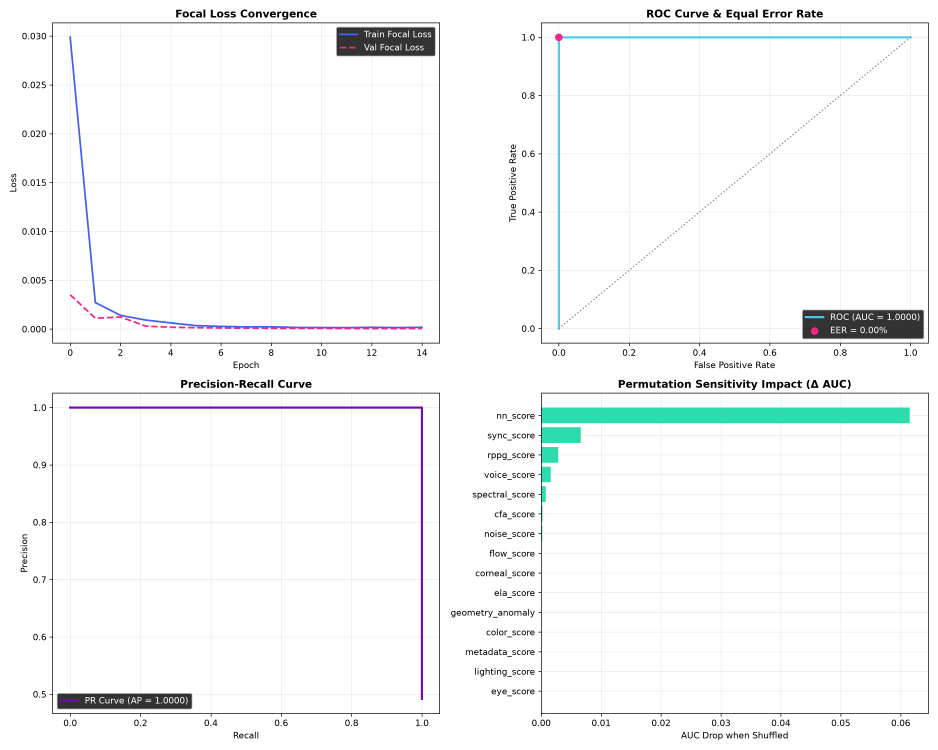
#> input picture backend/weights/ensemble_training_report.png, 3750 x 3000 px (shown at 1/4 size)
$ python -i color_analysis.py   (imports and definitions only)
#> lines starting #> are read from the running program, lines starting #| are printed output that depends on the picture
### backend/pipeline/image_utils.py
import os
import cv2
import io
import threading
import numpy as np

_figure_lock = threading.RLock()

def save_optimized_image(path: str, img, max_dim: int = 720, quality: int = 80):
    """
    Saves an image optimized for web transmission on bandwidth-constrained hosts
    (such as Hugging Face Spaces free tier).
    - Downscales images larger than max_dim (720px) using high-quality area interpolation.
    - Encodes with optimized JPEG compression (quality 80).
    - Actual file size depends on image content.
    """
    if img is None or not isinstance(img, np.ndarray) or img.ndim not in (2, 3) or img.size == 0:
        raise ValueError("Image must be a nonempty array")
    if max_dim <= 0:
        raise ValueError("max_dim must be positive")
    path = os.fspath(path)

    # Ensure directory exists
    dir_name = os.path.dirname(path)
    if dir_name:
        os.makedirs(dir_name, exist_ok=True)

    # Downsample if dimension exceeds max_dim
    h, w = img.shape[:2]
    if max(h, w) > max_dim:
        scale = max_dim / float(max(h, w))
        new_w = max(1, int(w * scale))
        new_h = max(1, int(h * scale))
        img_resized = cv2.resize(img, (new_w, new_h), interpolation=cv2.INTER_AREA)
    else:
        img_resized = img

    ext = os.path.splitext(path)[1].lower()
    if ext in ['.jpg', '.jpeg']:
        success = cv2.imwrite(path, img_resized, [
            int(cv2.IMWRITE_JPEG_QUALITY), quality,
            int(cv2.IMWRITE_JPEG_OPTIMIZE), 1
        ])
    elif ext == '.png':
        success = cv2.imwrite(path, img_resized, [int(cv2.IMWRITE_PNG_COMPRESSION), 7])
    elif ext == '.webp':
        success = cv2.imwrite(path, img_resized, [int(cv2.IMWRITE_WEBP_QUALITY), quality])
    else:
        success = cv2.imwrite(path, img_resized)

    if not success:
        raise OSError(f"Could not save image: {path}")
    return path


# [7 lines left out: function save_optimized_figure, not called in this run]

### backend/pipeline/color_analysis.py
import numpy as np
import cv2
import os
from pipeline.image_utils import save_optimized_image

def analyze_chrominance(image_rgb, output_dir, prefix="color", quality_multiplier=1.0):
    """
    Analyzes the image across multiple color spaces: YCbCr, HSV, and LAB.
    These whole-image statistics describe color diversity, not skin physiology.
    """
#> called with output_dir = 'out.png', prefix = 'color', quality_multiplier = 1
    if (min(image_rgb.shape[:2]) < 8 or not np.any(np.ptp(image_rgb, axis=(0, 1)))
            or np.ptp(image_rgb, axis=2).max() == 0
            or not np.isfinite(quality_multiplier) or quality_multiplier <= 0):
        return {"color_anomaly_score": 0.5, "available": False, "score_kind": "heuristic", "score_calibrated": False,
                "warnings": ["Insufficient color/spatial variation, image size, or valid quality factor for chrominance analysis."]}
    os.makedirs(output_dir, exist_ok=True)

    # 1. YCrCb Analysis (Standard Chrominance)
    ycrcb = cv2.cvtColor(image_rgb, cv2.COLOR_RGB2YCrCb)
#> ycrcb: shape (3000, 3750, 3); mean of channels 0, 1, 2 247.1, 127.2, 128.4
    y, cr, cb = cv2.split(ycrcb)

    # Visualizations for Cb and Cr
    constant_y = np.full_like(y, 128)
    cb_vis = cv2.merge([constant_y, np.full_like(cr, 128), cb])
#> cb_vis: shape (3000, 3750, 3); mean of channels 0, 1, 2 128, 128, 128.4
    cb_vis_rgb = cv2.cvtColor(cb_vis, cv2.COLOR_YCrCb2RGB)
    cr_vis = cv2.merge([constant_y, cr, np.full_like(cb, 128)])
#> cr_vis: shape (3000, 3750, 3); mean of channels 0, 1, 2 128, 127.2, 128
    cr_vis_rgb = cv2.cvtColor(cr_vis, cv2.COLOR_YCrCb2RGB)
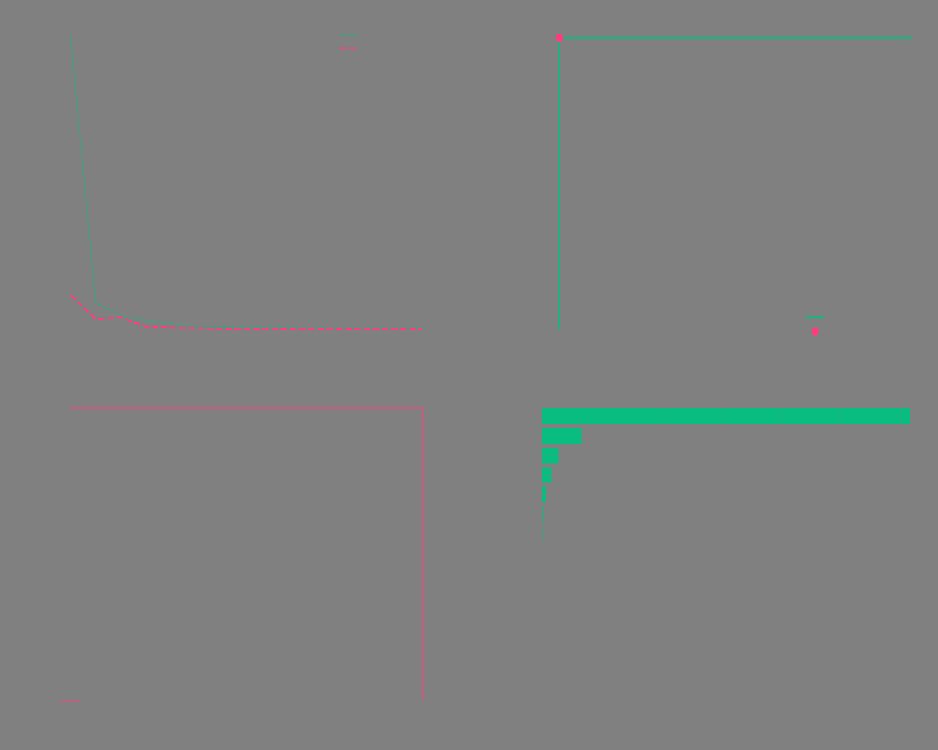
#> cr_vis_rgb: shape (3000, 3750, 3) (shown at 1/4 size); mean R, G, B 126.8, 128.6, 128

    cb_path = os.path.join(output_dir, f"{prefix}_cb_map.jpg")
    cr_path = os.path.join(output_dir, f"{prefix}_cr_map.jpg")

    image_bgr = cv2.cvtColor(image_rgb, cv2.COLOR_RGB2BGR)
#> image_bgr is the input picture: shape (3000, 3750, 3); mean B, G, R 247.8, 247.5, 245.9
    blended_cb = cv2.addWeighted(image_bgr, 0.4, cv2.cvtColor(cb_vis_rgb, cv2.COLOR_RGB2BGR), 0.8, 0)
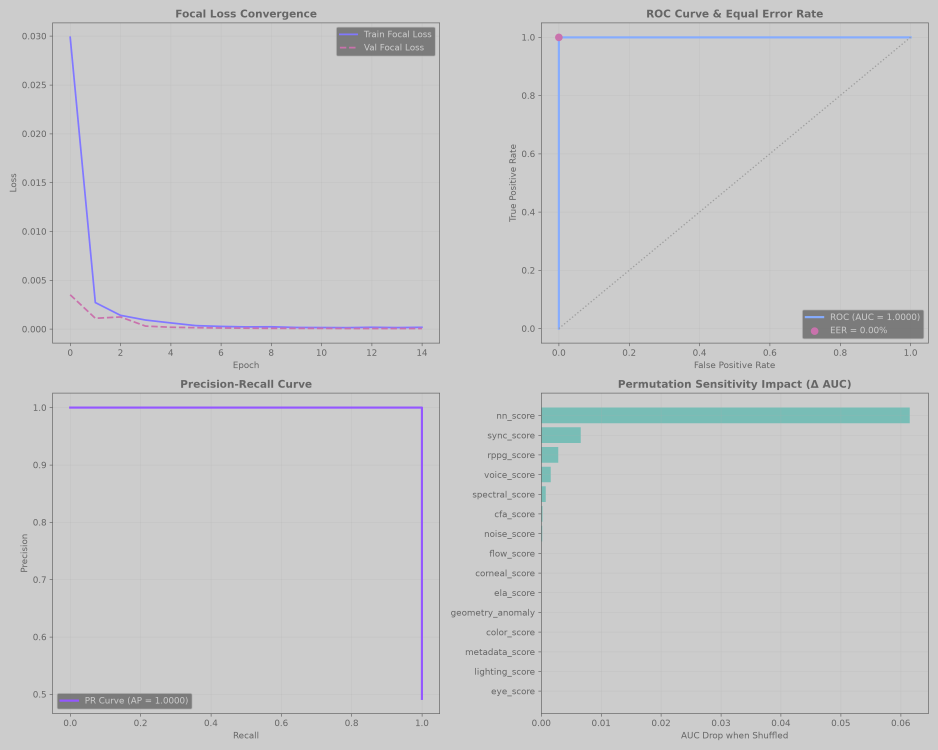
#> blended_cb: shape (3000, 3750, 3) (shown at 1/4 size); mean B, G, R 201.6, 200.9, 200.4
    blended_cr = cv2.addWeighted(image_bgr, 0.4, cv2.cvtColor(cr_vis_rgb, cv2.COLOR_RGB2BGR), 0.8, 0)

    save_optimized_image(cb_path, blended_cb)
    save_optimized_image(cr_path, blended_cr)

    # 2. HSV Analysis (Saturation/Vibrancy Variance)
    hsv = cv2.cvtColor(image_rgb, cv2.COLOR_RGB2HSV)
#> hsv: shape (3000, 3750, 3); mean H, S, V 1.7, 3.3, 248.3
    h, s, v = cv2.split(hsv)
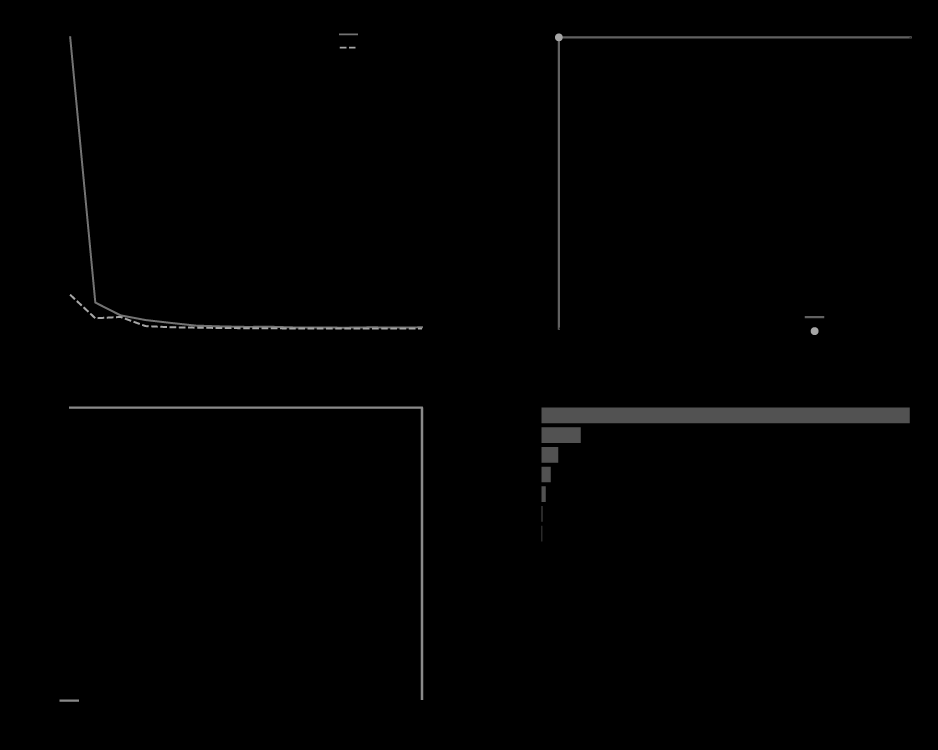
#> h: shape (3000, 3750) (shown at 1/4 size); min 0, max 173, mean 1.7

    # Create Saturation heatmap (Viridis colormap)
    s_vis = cv2.applyColorMap(s, cv2.COLORMAP_VIRIDIS)
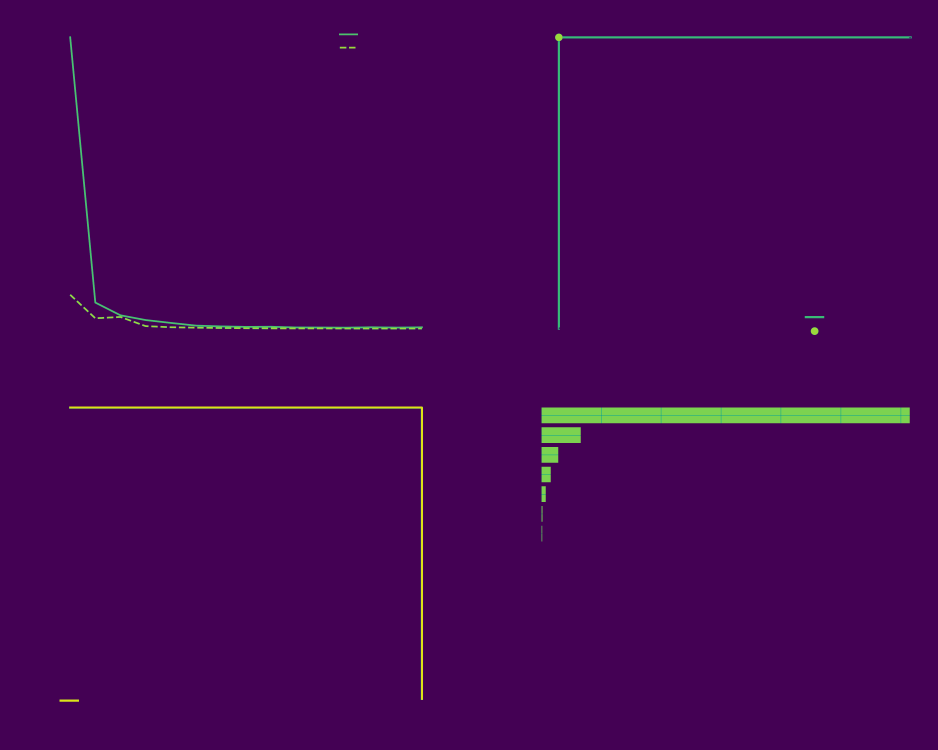
#> s_vis: shape (3000, 3750, 3) (shown at 1/4 size); mean B, G, R 84, 4.3, 68.8
    blended_s = cv2.addWeighted(image_bgr, 0.4, s_vis, 0.8, 0)
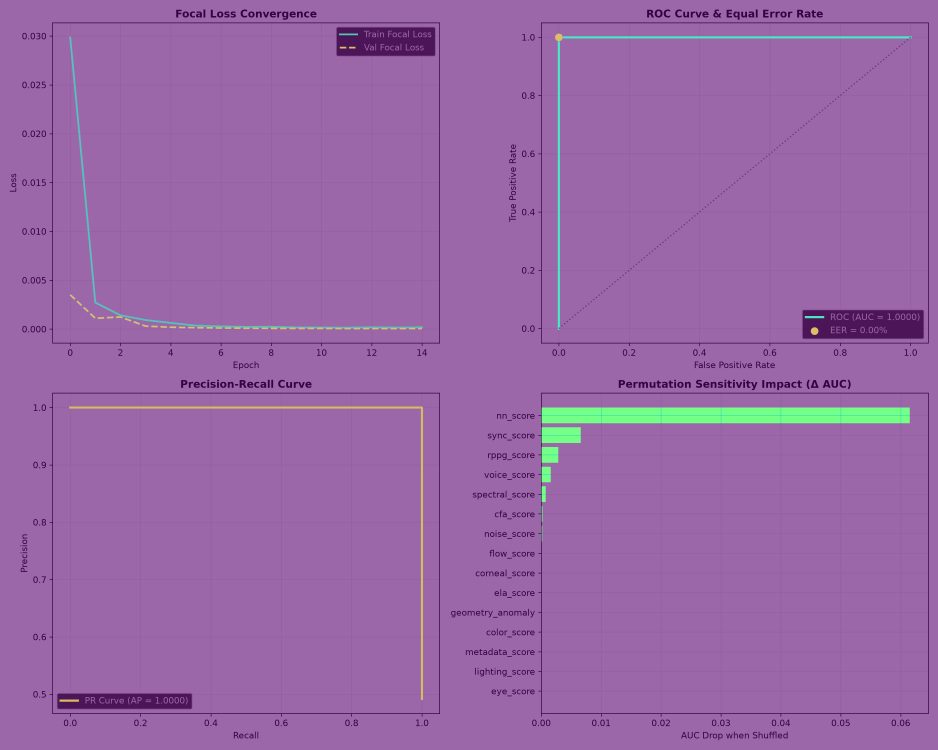
#> blended_s: shape (3000, 3750, 3) (shown at 1/4 size); mean B, G, R 166.1, 102.7, 153
    s_path = os.path.join(output_dir, f"{prefix}_s_map.jpg")
    save_optimized_image(s_path, blended_s)

    # 3. LAB Analysis (Skin Subsurface Scattering)
    lab = cv2.cvtColor(image_rgb, cv2.COLOR_RGB2LAB)
#> lab: shape (3000, 3750, 3); mean of channels 0, 1, 2 247.7, 127.7, 127.8
    l, a, b = cv2.split(lab)

    # Create a* (Red/Green) heatmap (Plasma colormap to highlight blood flow)
    a_vis = cv2.applyColorMap(a, cv2.COLORMAP_PLASMA)
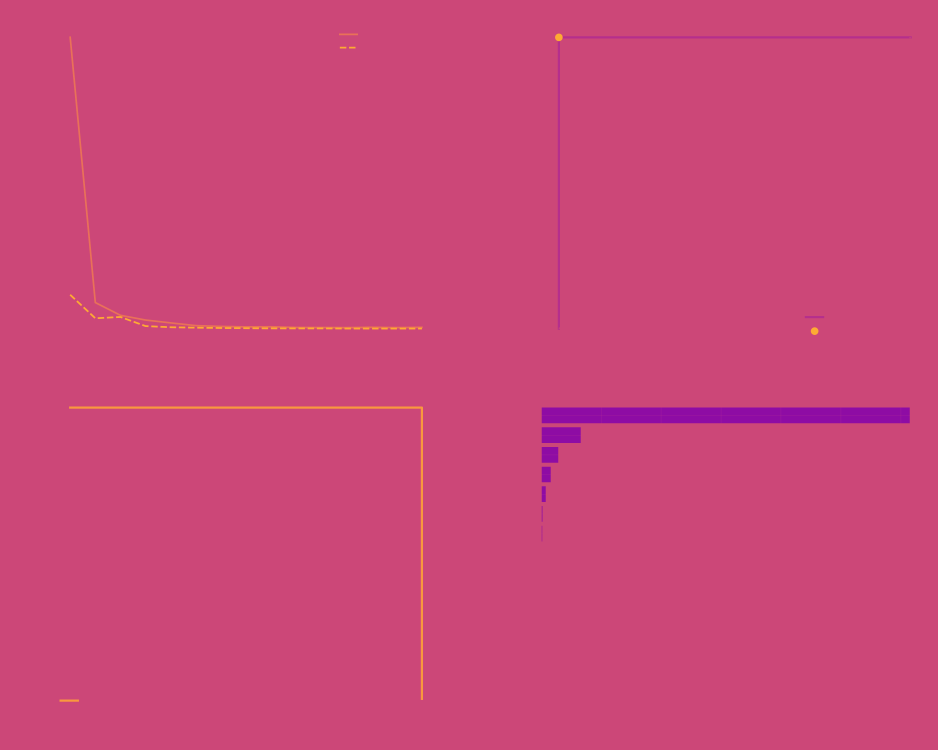
#> a_vis: shape (3000, 3750, 3) (shown at 1/4 size); mean B, G, R 120.3, 70.7, 203.5
    blended_a = cv2.addWeighted(image_bgr, 0.4, a_vis, 0.8, 0)
    a_path = os.path.join(output_dir, f"{prefix}_a_map.jpg")
    save_optimized_image(a_path, blended_a)
#> call 4 of save_optimized_image, with path = 'out.png/color_a_map.jpg', max_dim = 720, quality = 80
#> in save_optimized_image (call 4), `img_resized = cv2.resize(img, (new_w, new_h), interpolation=cv2.INTER_..`:
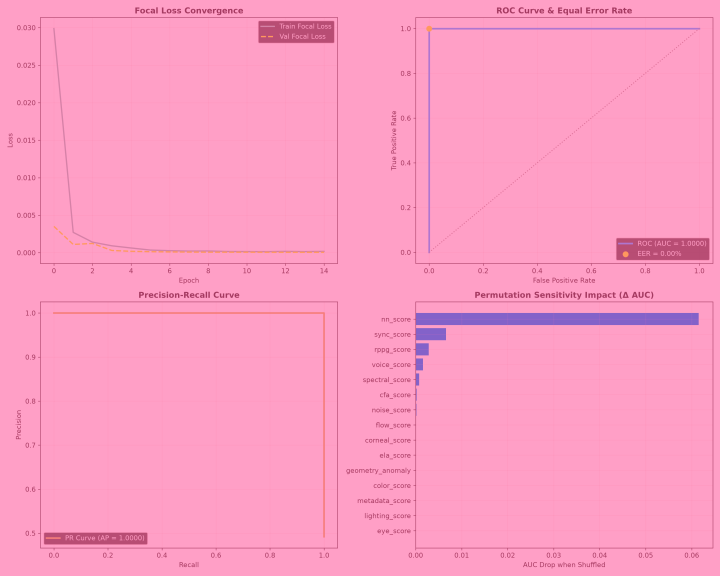
#> img_resized: shape (576, 720, 3); mean B, G, R 195.3, 155.8, 251.6

    # Calculate variances across all critical non-luma channels
    cb_var = np.var(cb)
#> cb_var = 20.89
    cr_var = np.var(cr)
#> cr_var = 87.84
    h_var = np.var(h)
#> h_var = 171.5
    # OpenCV hue is circular on [0, 180); 0 and 179 are adjacent reds.
    # Retain h_variance for older reports; expose the meaningful circular metric.
    valid_hue = h[s > 0].astype(np.float64) * (2 * np.pi / 180.0)
    hue_circular_variance = float(np.clip(1 - np.abs(np.mean(np.exp(1j * valid_hue))), 0, 1))
#> hue_circular_variance = 0.303
    s_var = np.var(s)
#> s_var = 649.3
    a_var = np.var(a)
#> a_var = 43.25
    b_var = np.var(b)
#> b_var = 18.91

    # Score calculation (Heuristic based on multi-space blending)
    # Deepfakes often have highly suppressed variance (flat skin tones).
    # Normal camera captures varied skin tones in S (saturation) and a* (redness/blood).
    anomaly_factors = 0
    t_cbcr = 10.0 * quality_multiplier
    t_s = 15.0 * quality_multiplier
    t_a = 5.0 * quality_multiplier

    if cb_var < t_cbcr: anomaly_factors += 1
    if cr_var < t_cbcr: anomaly_factors += 1
    if s_var < t_s: anomaly_factors += 1
    if a_var < t_a: anomaly_factors += 1 # a* channel is usually highly textured in real skin

    if anomaly_factors >= 3:
        color_score = 0.85 # Highly suspicious (flat colors across multiple spaces)
    elif anomaly_factors >= 1:
        color_score = 0.60 # Suspected
    else:
        color_score = 0.15 # Natural color variance

    return {
        "cb_map_path": cb_path.replace("\\", "/"),
        "cr_map_path": cr_path.replace("\\", "/"),
        "s_map_path": s_path.replace("\\", "/"),
        "a_map_path": a_path.replace("\\", "/"),
        "cb_variance": round(float(cb_var), 4),
        "cr_variance": round(float(cr_var), 4),
        "h_variance": round(float(h_var), 4),
        "h_circular_variance": round(hue_circular_variance, 6),
        "s_variance": round(float(s_var), 4),
        "a_variance": round(float(a_var), 4),
        "b_variance": round(float(b_var), 4),
        "color_anomaly_score": color_score,
        "available": True,
        "score_kind": "heuristic", "score_calibrated": False,
        "explanation": {
            "what_happened": "Measured whole-image chrominance variance across YCbCr, HSV, and LAB color spaces.",
            "result": "Lower Whole-Image Color Variation" if color_score > 0.5 else "Higher Whole-Image Color Variation",
            "why_it_happened": "Low color variance crosses the heuristic thresholds. Image content, grading, and compression can also cause this." if color_score > 0.5 else "Color variance is within the heuristic range; these channels alone do not establish authenticity or blood flow.",
            "variables": {
                "Cb/Cr Variance": f"Cb: {cb_var:.1f} / Cr: {cr_var:.1f}",
                "Saturation Variance": f"{s_var:.1f}",
                "a* (Redness) Variance": f"{a_var:.1f}",
                "Threshold Factor": f"{anomaly_factors}/4 channels failed"
            }
        }
    }

>>> import cv2
>>> picture = cv2.cvtColor(cv2.imread('../weights/ensemble_training_report.png'), cv2.COLOR_BGR2RGB)
>>> result = analyze_chrominance(picture, 'out.png')
#> result = 16 items
